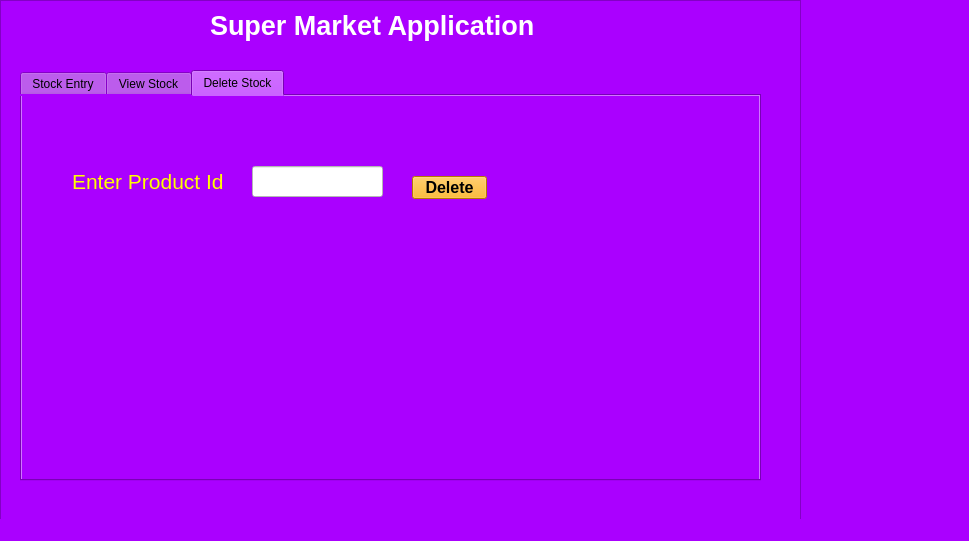
<?xml version="1.0" encoding="UTF-8"?>
<ui version="4.0">
 <class>MainWindow</class>
 <widget class="QMainWindow" name="MainWindow">
  <property name="geometry">
   <rect>
    <x>0</x>
    <y>0</y>
    <width>969</width>
    <height>541</height>
   </rect>
  </property>
  <property name="windowTitle">
   <string>MainWindow</string>
  </property>
  <property name="styleSheet">
   <string notr="true">background-color: rgb(170, 0, 255);</string>
  </property>
  <widget class="QWidget" name="centralwidget">
   <widget class="QFrame" name="frame">
    <property name="geometry">
     <rect>
      <x>0</x>
      <y>0</y>
      <width>801</width>
      <height>541</height>
     </rect>
    </property>
    <property name="frameShape">
     <enum>QFrame::StyledPanel</enum>
    </property>
    <property name="frameShadow">
     <enum>QFrame::Raised</enum>
    </property>
    <widget class="QLabel" name="label">
     <property name="geometry">
      <rect>
       <x>210</x>
       <y>10</y>
       <width>371</width>
       <height>31</height>
      </rect>
     </property>
     <property name="font">
      <font>
       <pointsize>20</pointsize>
       <weight>75</weight>
       <bold>true</bold>
      </font>
     </property>
     <property name="styleSheet">
      <string notr="true">color: rgb(255, 255, 255);</string>
     </property>
     <property name="text">
      <string>Super Market Application</string>
     </property>
    </widget>
    <widget class="QTabWidget" name="tabWidget">
     <property name="geometry">
      <rect>
       <x>20</x>
       <y>70</y>
       <width>741</width>
       <height>411</height>
      </rect>
     </property>
     <property name="currentIndex">
      <number>2</number>
     </property>
     <widget class="QWidget" name="tab">
      <attribute name="title">
       <string>Stock Entry</string>
      </attribute>
      <widget class="QCalendarWidget" name="calendarWidget">
       <property name="geometry">
        <rect>
         <x>340</x>
         <y>130</y>
         <width>312</width>
         <height>183</height>
        </rect>
       </property>
       <property name="styleSheet">
        <string notr="true">selection-background-color: rgb(255, 170, 0);</string>
       </property>
      </widget>
      <widget class="QPushButton" name="pushButton">
       <property name="geometry">
        <rect>
         <x>290</x>
         <y>190</y>
         <width>31</width>
         <height>16</height>
        </rect>
       </property>
       <property name="styleSheet">
        <string notr="true">background-color: rgb(0, 255, 255);</string>
       </property>
       <property name="text">
        <string>DoA</string>
       </property>
      </widget>
      <widget class="QPushButton" name="pushButton_2">
       <property name="geometry">
        <rect>
         <x>290</x>
         <y>220</y>
         <width>31</width>
         <height>16</height>
        </rect>
       </property>
       <property name="styleSheet">
        <string notr="true">background-color: rgb(0, 255, 127);</string>
       </property>
       <property name="text">
        <string>DoM</string>
       </property>
      </widget>
      <widget class="QPushButton" name="pushButton_3">
       <property name="geometry">
        <rect>
         <x>290</x>
         <y>250</y>
         <width>31</width>
         <height>16</height>
        </rect>
       </property>
       <property name="styleSheet">
        <string notr="true">background-color: rgb(255, 255, 0);</string>
       </property>
       <property name="text">
        <string>DoE</string>
       </property>
      </widget>
      <widget class="QWidget" name="layoutWidget">
       <property name="geometry">
        <rect>
         <x>20</x>
         <y>30</y>
         <width>261</width>
         <height>271</height>
        </rect>
       </property>
       <layout class="QGridLayout" name="gridLayout">
        <item row="0" column="0">
         <widget class="QLabel" name="label_2">
          <property name="font">
           <font>
            <pointsize>12</pointsize>
           </font>
          </property>
          <property name="styleSheet">
           <string notr="true">color: rgb(255, 255, 255);</string>
          </property>
          <property name="text">
           <string>Product Id</string>
          </property>
         </widget>
        </item>
        <item row="0" column="1">
         <widget class="QLineEdit" name="lineEdit">
          <property name="styleSheet">
           <string notr="true">background-color: rgb(255, 255, 255);</string>
          </property>
         </widget>
        </item>
        <item row="1" column="0">
         <widget class="QLabel" name="label_3">
          <property name="font">
           <font>
            <pointsize>12</pointsize>
           </font>
          </property>
          <property name="styleSheet">
           <string notr="true">color: rgb(255, 255, 255);</string>
          </property>
          <property name="text">
           <string>Product Code</string>
          </property>
         </widget>
        </item>
        <item row="1" column="1">
         <widget class="QLineEdit" name="lineEdit_2">
          <property name="styleSheet">
           <string notr="true">background-color: rgb(255, 255, 255);</string>
          </property>
         </widget>
        </item>
        <item row="2" column="0">
         <widget class="QLabel" name="label_4">
          <property name="font">
           <font>
            <pointsize>12</pointsize>
           </font>
          </property>
          <property name="styleSheet">
           <string notr="true">color: rgb(255, 255, 255);</string>
          </property>
          <property name="text">
           <string>Product Name</string>
          </property>
         </widget>
        </item>
        <item row="2" column="1">
         <widget class="QLineEdit" name="lineEdit_3">
          <property name="styleSheet">
           <string notr="true">background-color: rgb(255, 255, 255);</string>
          </property>
         </widget>
        </item>
        <item row="3" column="0">
         <widget class="QLabel" name="label_5">
          <property name="font">
           <font>
            <pointsize>12</pointsize>
           </font>
          </property>
          <property name="styleSheet">
           <string notr="true">color: rgb(255, 255, 255);</string>
          </property>
          <property name="text">
           <string>Quantity</string>
          </property>
         </widget>
        </item>
        <item row="3" column="1">
         <widget class="QLineEdit" name="lineEdit_4">
          <property name="styleSheet">
           <string notr="true">background-color: rgb(255, 255, 255);</string>
          </property>
         </widget>
        </item>
        <item row="4" column="0">
         <widget class="QLabel" name="label_6">
          <property name="font">
           <font>
            <pointsize>12</pointsize>
           </font>
          </property>
          <property name="styleSheet">
           <string notr="true">color: rgb(255, 255, 255);</string>
          </property>
          <property name="text">
           <string>Price</string>
          </property>
         </widget>
        </item>
        <item row="4" column="1">
         <widget class="QLineEdit" name="lineEdit_5">
          <property name="styleSheet">
           <string notr="true">background-color: rgb(255, 255, 255);</string>
          </property>
         </widget>
        </item>
        <item row="5" column="0">
         <widget class="QLabel" name="label_7">
          <property name="font">
           <font>
            <pointsize>12</pointsize>
           </font>
          </property>
          <property name="styleSheet">
           <string notr="true">color: rgb(255, 255, 255);</string>
          </property>
          <property name="text">
           <string>Date of Arrival</string>
          </property>
         </widget>
        </item>
        <item row="5" column="1">
         <widget class="QLineEdit" name="lineEdit_6">
          <property name="styleSheet">
           <string notr="true">background-color: rgb(255, 255, 255);</string>
          </property>
         </widget>
        </item>
        <item row="6" column="0">
         <widget class="QLabel" name="label_8">
          <property name="font">
           <font>
            <pointsize>12</pointsize>
           </font>
          </property>
          <property name="styleSheet">
           <string notr="true">color: rgb(255, 255, 255);</string>
          </property>
          <property name="text">
           <string>Date of Mfg.</string>
          </property>
         </widget>
        </item>
        <item row="6" column="1">
         <widget class="QLineEdit" name="lineEdit_7">
          <property name="styleSheet">
           <string notr="true">background-color: rgb(255, 255, 255);</string>
          </property>
         </widget>
        </item>
        <item row="7" column="0">
         <widget class="QLabel" name="label_9">
          <property name="font">
           <font>
            <pointsize>12</pointsize>
           </font>
          </property>
          <property name="styleSheet">
           <string notr="true">color: rgb(255, 255, 255);</string>
          </property>
          <property name="text">
           <string>Date of Expire</string>
          </property>
         </widget>
        </item>
        <item row="7" column="1">
         <widget class="QLineEdit" name="lineEdit_8">
          <property name="styleSheet">
           <string notr="true">background-color: rgb(255, 255, 255);</string>
          </property>
         </widget>
        </item>
        <item row="8" column="0">
         <widget class="QLabel" name="label_10">
          <property name="font">
           <font>
            <pointsize>12</pointsize>
           </font>
          </property>
          <property name="styleSheet">
           <string notr="true">color: rgb(255, 255, 255);</string>
          </property>
          <property name="text">
           <string>Place of Mfg.</string>
          </property>
         </widget>
        </item>
        <item row="8" column="1">
         <widget class="QComboBox" name="comboBox">
          <property name="styleSheet">
           <string notr="true">background-color: rgb(255, 255, 255);</string>
          </property>
          <item>
           <property name="text">
            <string>Select Place</string>
           </property>
          </item>
          <item>
           <property name="text">
            <string>Delhi</string>
           </property>
          </item>
          <item>
           <property name="text">
            <string>Goa</string>
           </property>
          </item>
          <item>
           <property name="text">
            <string>Chennai</string>
           </property>
          </item>
          <item>
           <property name="text">
            <string>Banglore</string>
           </property>
          </item>
          <item>
           <property name="text">
            <string>Hyderabad</string>
           </property>
          </item>
         </widget>
        </item>
       </layout>
      </widget>
      <widget class="QWidget" name="layoutWidget">
       <property name="geometry">
        <rect>
         <x>60</x>
         <y>320</y>
         <width>239</width>
         <height>25</height>
        </rect>
       </property>
       <layout class="QGridLayout" name="gridLayout_2">
        <item row="0" column="0">
         <widget class="QPushButton" name="pushButton_4">
          <property name="styleSheet">
           <string notr="true">background-color: rgb(148, 255, 239);</string>
          </property>
          <property name="text">
           <string>Submit</string>
          </property>
         </widget>
        </item>
        <item row="0" column="1">
         <widget class="QPushButton" name="pushButton_5">
          <property name="styleSheet">
           <string notr="true">background-color: rgb(240, 255, 142);</string>
          </property>
          <property name="text">
           <string>Reset</string>
          </property>
         </widget>
        </item>
        <item row="0" column="2">
         <widget class="QPushButton" name="pushButton_6">
          <property name="styleSheet">
           <string notr="true">background-color: rgb(170, 232, 118);</string>
          </property>
          <property name="text">
           <string>Exit</string>
          </property>
         </widget>
        </item>
       </layout>
      </widget>
      <widget class="QWidget" name="layoutWidget">
       <property name="geometry">
        <rect>
         <x>120</x>
         <y>0</y>
         <width>158</width>
         <height>25</height>
        </rect>
       </property>
       <layout class="QGridLayout" name="gridLayout_3">
        <item row="0" column="0">
         <widget class="QPushButton" name="pushButton_7">
          <property name="styleSheet">
           <string notr="true">background-color: rgb(170, 255, 0);</string>
          </property>
          <property name="text">
           <string>Ext.Record</string>
          </property>
         </widget>
        </item>
        <item row="0" column="1">
         <widget class="QPushButton" name="pushButton_8">
          <property name="styleSheet">
           <string notr="true">background-color: rgb(255, 85, 0);</string>
          </property>
          <property name="text">
           <string>Update</string>
          </property>
         </widget>
        </item>
       </layout>
      </widget>
     </widget>
     <widget class="QWidget" name="tab_2">
      <attribute name="title">
       <string>View Stock</string>
      </attribute>
      <widget class="QTableWidget" name="tableWidget">
       <property name="geometry">
        <rect>
         <x>0</x>
         <y>40</y>
         <width>731</width>
         <height>341</height>
        </rect>
       </property>
       <column>
        <property name="text">
         <string>Id</string>
        </property>
       </column>
       <column>
        <property name="text">
         <string>Code</string>
        </property>
       </column>
       <column>
        <property name="text">
         <string>Name</string>
        </property>
       </column>
       <column>
        <property name="text">
         <string>Quantity</string>
        </property>
       </column>
       <column>
        <property name="text">
         <string>Price</string>
        </property>
       </column>
       <column>
        <property name="text">
         <string>Arrival Date</string>
        </property>
       </column>
       <column>
        <property name="text">
         <string>Mfg. Date</string>
        </property>
       </column>
       <column>
        <property name="text">
         <string>Exp. Date</string>
        </property>
       </column>
       <column>
        <property name="text">
         <string>Place</string>
        </property>
       </column>
      </widget>
      <widget class="QComboBox" name="comboBox_2">
       <property name="geometry">
        <rect>
         <x>230</x>
         <y>10</y>
         <width>101</width>
         <height>22</height>
        </rect>
       </property>
       <property name="styleSheet">
        <string notr="true">background-color: rgb(255, 255, 255);</string>
       </property>
       <item>
        <property name="text">
         <string>Select</string>
        </property>
       </item>
       <item>
        <property name="text">
         <string>Products</string>
        </property>
       </item>
      </widget>
     </widget>
     <widget class="QWidget" name="tab_3">
      <attribute name="title">
       <string>Delete Stock</string>
      </attribute>
      <widget class="QLabel" name="label_11">
       <property name="geometry">
        <rect>
         <x>50</x>
         <y>60</y>
         <width>181</width>
         <height>51</height>
        </rect>
       </property>
       <property name="font">
        <font>
         <pointsize>16</pointsize>
        </font>
       </property>
       <property name="styleSheet">
        <string notr="true">color: rgb(255, 255, 0);</string>
       </property>
       <property name="text">
        <string>Enter Product Id</string>
       </property>
      </widget>
      <widget class="QLineEdit" name="lineEdit_9">
       <property name="geometry">
        <rect>
         <x>230</x>
         <y>70</y>
         <width>131</width>
         <height>31</height>
        </rect>
       </property>
       <property name="styleSheet">
        <string notr="true">background-color: rgb(255, 255, 255);</string>
       </property>
      </widget>
      <widget class="QPushButton" name="pushButton_9">
       <property name="geometry">
        <rect>
         <x>390</x>
         <y>80</y>
         <width>75</width>
         <height>23</height>
        </rect>
       </property>
       <property name="font">
        <font>
         <pointsize>12</pointsize>
         <weight>75</weight>
         <bold>true</bold>
        </font>
       </property>
       <property name="styleSheet">
        <string notr="true">
background-color: rgb(255, 170, 0);</string>
       </property>
       <property name="text">
        <string>Delete</string>
       </property>
      </widget>
     </widget>
    </widget>
   </widget>
  </widget>
  <widget class="QStatusBar" name="statusbar"/>
 </widget>
 <resources/>
 <connections/>
</ui>
